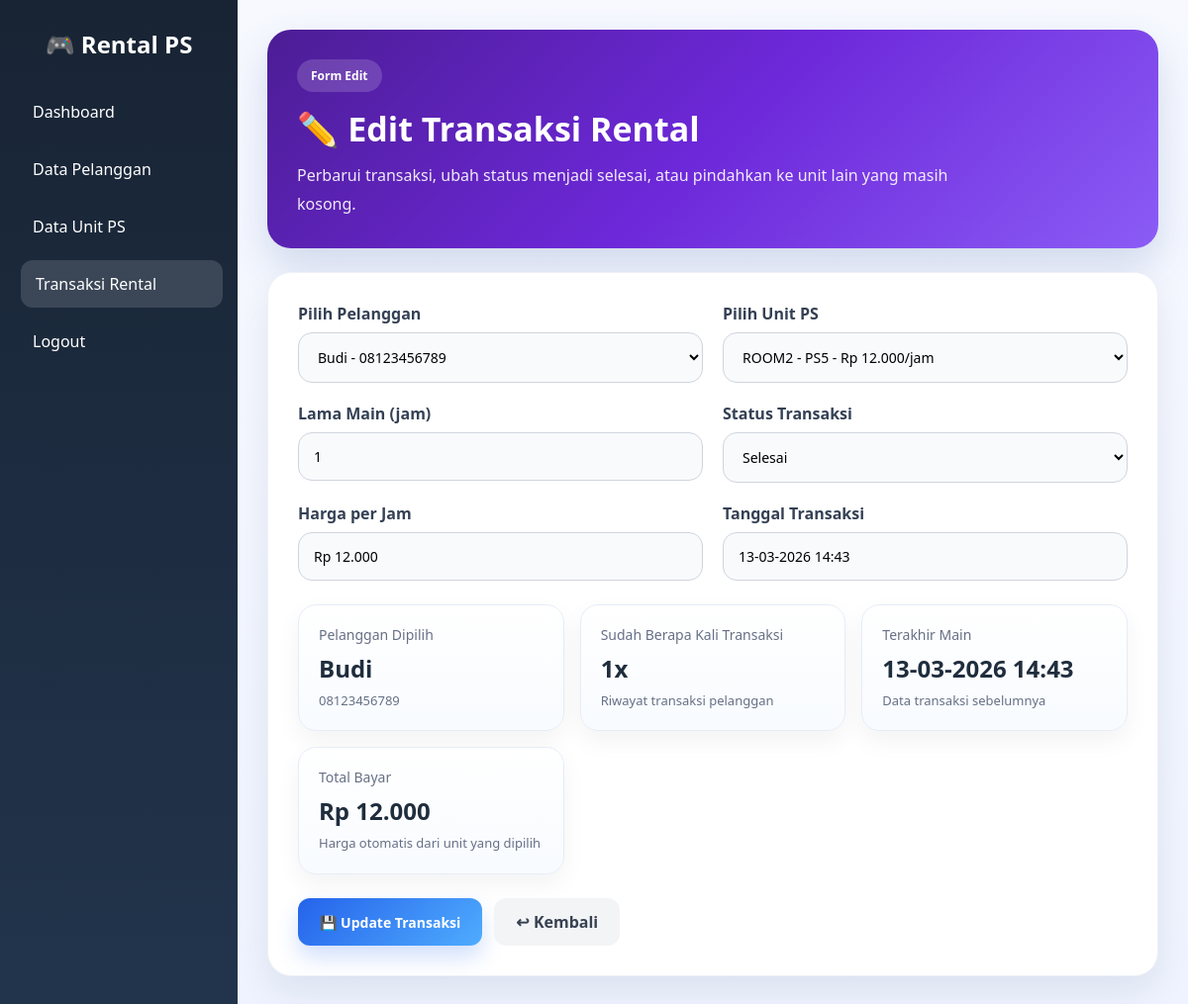
The app's page /edit_transaksi.php?id=1 (signed in) with its own data.
### tables this page shows
CREATE TABLE `transaksi` (
  `id_transaksi` int(11) NOT NULL,
  `id_pelanggan` int(11) DEFAULT NULL,
  `id_unit` int(11) DEFAULT NULL,
  `lama_main` int(11) DEFAULT NULL,
  `harga` int(11) DEFAULT NULL,
  `total_bayar` int(11) DEFAULT NULL,
  `status_transaksi` varchar(20) DEFAULT NULL,
  `tanggal` datetime DEFAULT NULL
);

CREATE TABLE `pelanggan` (
  `id_pelanggan` int(11) NOT NULL,
  `nama_pelanggan` varchar(100) DEFAULT NULL,
  `no_hp` varchar(20) DEFAULT NULL
);

CREATE TABLE `unit_ps` (
  `id_unit` int(11) NOT NULL,
  `nama_unit` varchar(50) DEFAULT NULL,
  `tipe_ps` varchar(20) DEFAULT NULL,
  `harga_perjam` int(11) DEFAULT NULL,
  `status` varchar(20) DEFAULT NULL
);

### edit_transaksi.php (the view, shortened to what this page needs)
<?php
include "koneksi.php";
$id = $_GET['id'];
$transaksi = mysqli_query($koneksi, "SELECT * FROM transaksi WHERE id_transaksi='$id'");
$t = mysqli_fetch_assoc($transaksi);
$pelanggan = mysqli_query($koneksi, "
    SELECT
        p.id_pelanggan,
        p.nama_pelanggan,
        p.no_hp,
        COUNT(tr.id_transaksi) AS jumlah_transaksi,
        MAX(tr.tanggal) AS terakhir_main,
        SUM(CASE WHEN tr.status_transaksi='dipakai' AND tr.id_transaksi != '$id' THEN 1 ELSE 0 END) AS aktif_lain
    FROM pelanggan p
    LEFT JOIN transaksi tr ON p.id_pelanggan = tr.id_pelanggan
    GROUP BY p.id_pelanggan, p.nama_pelanggan, p.no_hp
    ORDER BY p.nama_pelanggan ASC
");
$unit = mysqli_query($koneksi, "
    SELECT * FROM unit_ps
    WHERE status='kosong' OR id_unit='$t[id_unit]'
    ORDER BY nama_unit ASC
");
?>
<!DOCTYPE html>
<html>
<head>
    <link rel="stylesheet" href="style.css?v=<?php echo time(); ?>">
</head>
<body>
    <div class="wrapper">
        <div class="sidebar">
            <h2>🎮 Rental PS</h2>
            <ul>
                <li><a href="dashboard.php">Dashboard</a></li>
                <li><a href="pelanggan.php">Data Pelanggan</a></li>
                <li><a href="unit_ps.php">Data Unit PS</a></li>
                <li><a href="transaksi.php" class="active">Transaksi Rental</a></li>
                <li><a href="logout.php">Logout</a></li>
            </ul>
        </div>
        <div class="main modern-main">
            <div class="form-hero transaksi-hero">
                <div>
                    <span class="hero-badge">Form Edit</span>
                    <h1>✏️ Edit Transaksi Rental</h1>
                    <p>Perbarui transaksi, ubah status menjadi selesai, atau pindahkan ke unit lain yang masih kosong.</p>
                </div>
            </div>
            <div class="app-form-card">
                <form method="POST" action="update_transaksi.php">
                    <div class="app-form-grid">
                        <div class="app-form-group">
                            <label>Pilih Pelanggan</label>
                            <select name="id_pelanggan" id="id_pelanggan" required>
                                <?php while ($p = mysqli_fetch_array($pelanggan)) { ?>
                                    <option
                                        value="<?php echo $p['id_pelanggan']; ?>"
                                        data-jumlah="<?php echo $p['jumlah_transaksi']; ?>"
                                        data-terakhir="<?php echo $p['terakhir_main'] ? date('d-m-Y H:i', strtotime($p['terakhir_main'])) : '-'; ?>"
                                        data-nohp="<?php echo $p['no_hp']; ?>"
                                        <?php echo ($p['aktif_lain'] > 0 && $p['id_pelanggan'] != $t['id_pelanggan']) ? 'disabled' : ''; ?>
                                        <?php if ($p['id_pelanggan'] == $t['id_pelanggan']) echo 'selected'; ?>>
                                        <?php echo $p['nama_pelanggan']; ?> - <?php echo $p['no_hp']; ?>
                                    </option>
                                <?php } ?>
                            </select>
                        </div>
                        <div class="app-form-group">
                            <label>Pilih Unit PS</label>
                            <select name="id_unit" id="id_unit" required>
                                <?php while ($u = mysqli_fetch_array($unit)) { ?>
                                    <option
                                        value="<?php echo $u['id_unit']; ?>"
                                        data-harga="<?php echo $u['harga_perjam']; ?>"
                                        <?php if ($u['id_unit'] == $t['id_unit']) echo 'selected'; ?>>
                                        <?php echo $u['nama_unit']; ?> - <?php echo $u['tipe_ps']; ?> - Rp <?php echo number_format($u['harga_perjam'], 0, ',', '.'); ?>/jam
                                    </option>
                                <?php } ?>
                            </select>
                        </div>
                        <div class="app-form-group">
                            <label>Lama Main (jam)</label>
                            <input type="number" name="lama_main" id="lama_main" min="1" value="<?php echo $t['lama_main']; ?>" required>
                        </div>
                        <div class="app-form-group">
                            <label>Status Transaksi</label>
                            <select name="status_transaksi" required>
                                <option value="selesai" <?php if ($t['status_transaksi'] == 'selesai') echo 'selected'; ?>>Selesai</option>
                            </select>
                        </div>
                        <div class="app-form-group">
                            <label>Harga per Jam</label>
                            <input type="text" id="harga_tampil" readonly>
                        </div>
                        <div class="app-form-group">
                            <label>Tanggal Transaksi</label>
                            <input type="text" value="<?php echo date('d-m-Y H:i', strtotime($t['tanggal'])); ?>" readonly>
                        </div>
                    </div>
                    <div class="preview-box">
                        <div class="preview-item">
                            <span>Pelanggan Dipilih</span>
                            <h3 id="preview_nama">-</h3>
                            <p id="preview_nohp">-</p>
                        </div>
                        <div class="preview-item">
                            <span>Sudah Berapa Kali Transaksi</span>
                            <h3 id="preview_jumlah">0x</h3>
                            <p>Riwayat transaksi pelanggan</p>
                        </div>
                        <div class="preview-item">
                            <span>Terakhir Main</span>
                            <h3 id="preview_terakhir">-</h3>
                            <p>Data transaksi sebelumnya</p>
                        </div>
                        <div class="preview-item">
                            <span>Total Bayar</span>
                            <h3 id="total_tampil">Rp 0</h3>
                            <p>Harga otomatis dari unit yang dipilih</p>
                        </div>
                    </div>
                    <div class="app-form-buttons">
                        <button type="submit" class="btn-primary-modern">💾 Update Transaksi</button>
                        <a href="transaksi.php" class="btn-secondary-modern">↩ Kembali</a>
                    </div>
                </form>
            </div>
        </div>
    </div>
</body>
</html>

### style.css (style rules this page uses)
* { margin:0; padding:0; box-sizing:border-box; font-family:Segoe UI, sans-serif; }
body { background:#f4f7fb; color:#1f2937; }
a { text-decoration:none; }
.wrapper { display:flex; min-height:100vh; }
.sidebar { width:240px; min-height:100vh; background:linear-gradient(180deg,#182434,#22344c); color:white; padding:28px 18px; position:sticky; top:0; }
.sidebar h2 { text-align:center; margin-bottom:28px; font-size:24px; }
.sidebar ul { list-style:none; }
.sidebar ul li { margin-bottom:10px; }
.sidebar ul li a { color:white; display:block; padding:13px 15px; border-radius:12px; transition:0.25s; font-weight:500; }
.sidebar ul li a:hover, .sidebar ul li a.active { background:rgba(255,255,255,0.14); transform:translateX(3px); }
.main { flex:1; padding:30px; }
.modern-main { background:linear-gradient(180deg,#f7f9ff 0%, #eef3ff 100%); min-height:100vh; }
.hero-badge { display:inline-block; background:rgba(255,255,255,0.16); color:white; padding:8px 14px; border-radius:999px; font-size:12px; font-weight:700; margin-bottom:14px; }
.dashboard-hero, .page-hero, .form-hero { display:flex; justify-content:space-between; align-items:center; gap:20px; padding:30px; border-radius:24px; color:white; margin-bottom:24px; box-shadow:0 18px 40px rgba(38,78,145,0.18); }
.page-hero, .form-hero { background:linear-gradient(135deg,#23395d,#355c9a,#4facfe); }
.dashboard-hero h1, .page-hero h1, .form-hero h1 { font-size:34px; margin-bottom:10px; }
.dashboard-hero p, .page-hero p, .form-hero p { color:rgba(255,255,255,0.90); line-height:1.8; max-width:700px; }
.app-form-card { background:white; border-radius:24px; padding:30px; box-shadow:0 15px 35px rgba(16,24,40,0.08); border:1px solid #edf1f7; }
.app-form-grid { display:grid; grid-template-columns:repeat(2,1fr); gap:20px; }
.app-form-group label { display:block; margin-bottom:8px; font-weight:700; color:#344054; }
.app-form-group input, .app-form-group select { width:100%; padding:14px 15px; border:1px solid #d0d5dd; border-radius:14px; font-size:14px; background:#f8fafc; transition:0.2s; }
.app-form-buttons { margin-top:24px; display:flex; gap:12px; flex-wrap:wrap; }
.btn-primary-modern { background:linear-gradient(135deg,#2563eb,#4facfe); color:white; border:none; padding:13px 22px; border-radius:12px; cursor:pointer; font-size:14px; font-weight:700; box-shadow:0 12px 22px rgba(37,99,235,0.20); }
.btn-secondary-modern { background:#f3f4f6; color:#374151; padding:13px 22px; border-radius:12px; font-weight:700; }
.transaksi-hero { background:linear-gradient(135deg,#4c1d95,#6d28d9,#8b5cf6); }
.preview-box { margin-top:24px; display:grid; grid-template-columns:repeat(auto-fit, minmax(220px, 1fr)); gap:16px; }
.preview-item { background:linear-gradient(180deg,#ffffff,#f8fbff); border:1px solid #e6edf7; border-radius:18px; padding:20px; box-shadow:0 10px 24px rgba(15,23,42,0.05); }
.preview-item span { display:block; color:#667085; font-size:14px; margin-bottom:8px; }
.preview-item h3 { font-size:24px; color:#1f2d3d; margin-bottom:6px; }
.preview-item p { color:#667085; font-size:13px; line-height:1.6; }

### records on screen
transaksi: id_pelanggan "Budi - 08123456789", id_unit "ROOM2 - PS5 - Rp 12.000/jam", lama_main "1", status_transaksi "Selesai", tanggal "13-03-2026 14:43"
